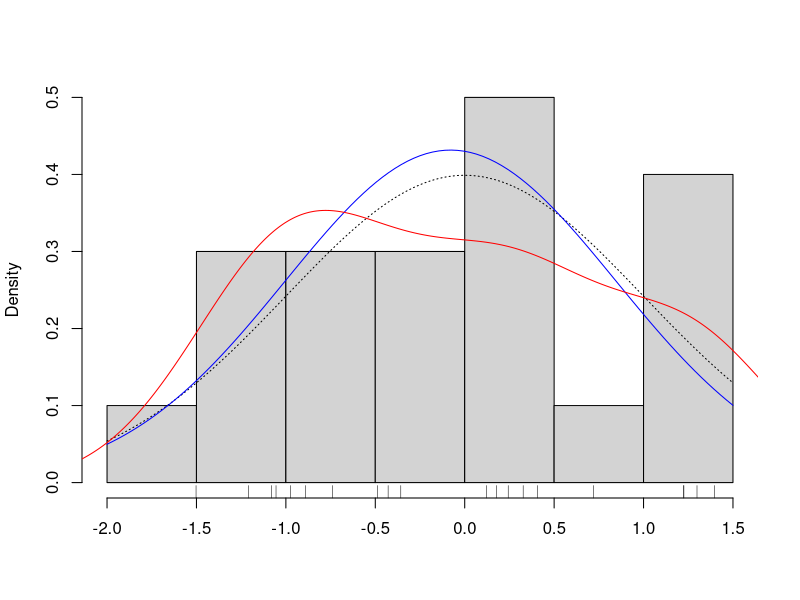

Source code (R):
## ---- chunk 1
#| echo: false

points <- rnorm(20)

# histogram
hist(points,xlab='',main='',prob=T)

# add sample on x-axis
rug(points)

# true gaussian
curve(dnorm(x),add=T,lty=3)

# estimated gaussian
mu = mean(points)
sigma = sd(points)
curve(dnorm(x,mean=mu,sd=sigma),add=T,col="blue")
#abline(v=mu,col="blue",lty=2)
#abline(v=mu-sigma,col="blue",lty=3)
#abline(v=mu+sigma,col="blue",lty=3)

# kernel density estimator
lines(density(points),col="red")


